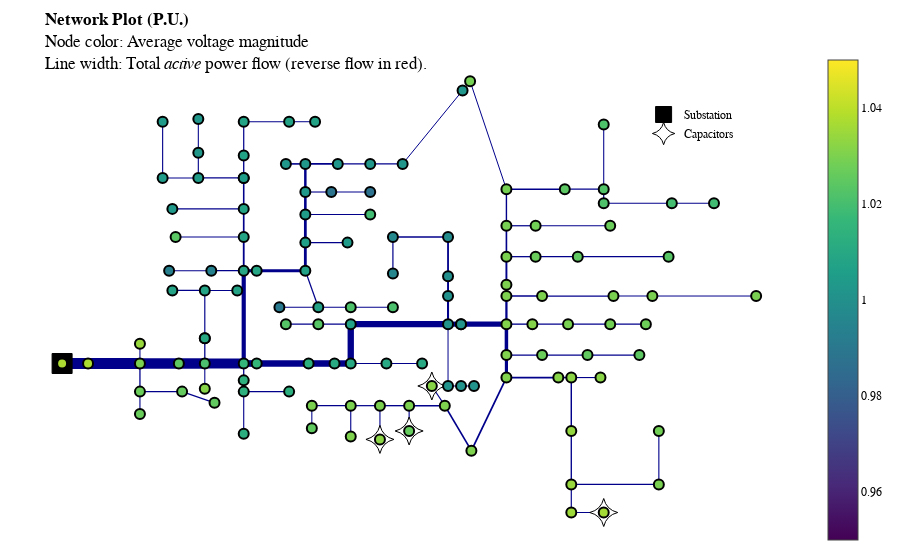

This figure's notebook cell:
### Markdown cell above
Run a power flow on the IEEE 123 bus system with no control variables.

### Code cell
case = DistOPFCase(data_path="ieee123", objective_function="loss_min",v_max=1.1, v_min=0.95, save_plots=False, show_plots=False)
case.run()
case.plot_network()

### Figure 1 — Plotly figure (JSON) as saved in the notebook; plotly's stock layout.template omitted (floating-point values rounded to 4 significant figures; data arrays with more than 128 entries replaced by an {"elided": "..."} marker saying what was removed)
{"data": [{"line": {"color": "darkblue", "dash": "solid", "width": 11.0}, "mode": "lines", "showlegend": false, "x": [-0.8612, -0.8612], "y": [-0.2909, -0.2909], "type": "scatter"}, {"line": {"color": "darkblue", "dash": "solid", "width": 11.0}, "mode": "lines", "showlegend": false, "x": [-0.8612, -0.7916], "y": [-0.2909, -0.2909], "type": "scatter"}, {"line": {"color": "darkblue", "dash": "solid", "width": 11.0}, "mode": "lines", "showlegend": false, "x": [-0.7916, -0.6524], "y": [-0.2909, -0.2909], "type": "scatter"}, {"line": {"color": "darkblue", "dash": "solid", "width": 1.057}, "mode": "lines", "showlegend": false, "x": [-0.6524, -0.6524], "y": [-0.2909, -0.2009], "type": "scatter"}, {"line": {"color": "darkblue", "dash": "solid", "width": 1.292}, "mode": "lines", "showlegend": false, "x": [-0.6524, -0.6524], "y": [-0.2909, -0.4195], "type": "scatter"}, {"line": {"color": "darkblue", "dash": "solid", "width": 10.54}, "mode": "lines", "showlegend": false, "x": [-0.6524, -0.5481], "y": [-0.2909, -0.2909], "type": "scatter"}, {"line": {"color": "darkblue", "dash": "solid", "width": 1.114}, "mode": "lines", "showlegend": false, "x": [-0.6524, -0.6524], "y": [-0.4195, -0.5224], "type": "scatter"}, {"line": {"color": "darkblue", "dash": "solid", "width": 1.178}, "mode": "lines", "showlegend": false, "x": [-0.6524, -0.5394], "y": [-0.4195, -0.4195], "type": "scatter"}, {"line": {"color": "darkblue", "dash": "solid", "width": 1.12}, "mode": "lines", "showlegend": false, "x": [-0.5394, -0.4524], "y": [-0.4195, -0.4709], "type": "scatter"}, {"line": {"color": "darkblue", "dash": "solid", "width": 10.48}, "mode": "lines", "showlegend": false, "x": [-0.5481, -0.4785], "y": [-0.2909, -0.2909], "type": "scatter"}, {"line": {"color": "darkblue", "dash": "solid", "width": 1.057}, "mode": "lines", "showlegend": false, "x": [-0.4785, -0.4785], "y": [-0.2909, -0.4067], "type": "scatter"}, {"line": {"color": "darkblue", "dash": "solid", "width": 1.287}, "mode": "lines", "showlegend": false, "x": [-0.4785, -0.4785], "y": [-0.2909, -0.1752], "type": "scatter"}, {"line": {"color": "darkblue", "dash": "solid", "width": 10.14}, "mode": "lines", "showlegend": false, "x": [-0.4785, -0.3741], "y": [-0.2909, -0.2909], "type": "scatter"}, {"line": {"color": "darkblue", "dash": "solid", "width": 1.173}, "mode": "lines", "showlegend": false, "x": [-0.4785, -0.4785], "y": [-0.1752, -0.1752], "type": "scatter"}, {"line": {"color": "darkblue", "dash": "solid", "width": 1.173}, "mode": "lines", "showlegend": false, "x": [-0.4785, -0.4785], "y": [-0.1752, 0.04337], "type": "scatter"}, {"line": {"color": "darkblue", "dash": "solid", "width": 1.288}, "mode": "lines", "showlegend": false, "x": [-0.3741, -0.3741], "y": [-0.2909, -0.3681], "type": "scatter"}, {"line": {"color": "darkblue", "dash": "solid", "width": 4.181}, "mode": "lines", "showlegend": false, "x": [-0.3741, -0.3741], "y": [-0.2909, 0.1334], "type": "scatter"}, {"line": {"color": "darkblue", "dash": "solid", "width": 1.115}, "mode": "lines", "showlegend": false, "x": [-0.4785, -0.5655], "y": [0.04337, 0.04337], "type": "scatter"}, {"line": {"color": "darkblue", "dash": "solid", "width": 1.057}, "mode": "lines", "showlegend": false, "x": [-0.4785, -0.3915], "y": [0.04337, 0.04337], "type": "scatter"}, {"line": {"color": "darkblue", "dash": "solid", "width": 1.171}, "mode": "lines", "showlegend": false, "x": [-0.3741, -0.3741], "y": [-0.3681, -0.4195], "type": "scatter"}, {"line": {"color": "darkblue", "dash": "solid", "width": 1.114}, "mode": "lines", "showlegend": false, "x": [-0.3741, -0.3741], "y": [-0.4195, -0.6124], "type": "scatter"}, {"line": {"color": "darkblue", "dash": "solid", "width": 1.057}, "mode": "lines", "showlegend": false, "x": [-0.3741, -0.2524], "y": [-0.4195, -0.4195], "type": "scatter"}, {"line": {"color": "darkblue", "dash": "solid", "width": 1.227}, "mode": "lines", "showlegend": false, "x": [-0.3741, -0.4611], "y": [0.1334, 0.1334], "type": "scatter"}, {"line": {"color": "darkblue", "dash": "solid", "width": 1.8}, "mode": "lines", "showlegend": false, "x": [-0.3741, -0.3741], "y": [0.1334, 0.2877], "type": "scatter"}, {"line": {"color": "darkblue", "dash": "solid", "width": 1.113}, "mode": "lines", "showlegend": false, "x": [-0.4611, -0.5742], "y": [0.1334, 0.1334], "type": "scatter"}, {"line": {"color": "darkblue", "dash": "solid", "width": 1.12}, "mode": "lines", "showlegend": false, "x": [-0.3741, -0.5568], "y": [0.2877, 0.2877], "type": "scatter"}, {"line": {"color": "darkblue", "dash": "solid", "width": 1.681}, "mode": "lines", "showlegend": false, "x": [-0.3741, -0.3741], "y": [0.2877, 0.4162], "type": "scatter"}, {"line": {"color": "darkblue", "dash": "solid", "width": 1.114}, "mode": "lines", "showlegend": false, "x": [-0.3741, -0.5655], "y": [0.4162, 0.4162], "type": "scatter"}, {"line": {"color": "darkblue", "dash": "solid", "width": 1.567}, "mode": "lines", "showlegend": false, "x": [-0.3741, -0.3741], "y": [0.4162, 0.5577], "type": "scatter"}, {"line": {"color": "darkblue", "dash": "solid", "width": 1.228}, "mode": "lines", "showlegend": false, "x": [-0.3741, -0.3741], "y": [0.5577, 0.5577], "type": "scatter"}, {"line": {"color": "darkblue", "dash": "solid", "width": 1.228}, "mode": "lines", "showlegend": false, "x": [-0.3741, -0.4959], "y": [0.5577, 0.5577], "type": "scatter"}, {"line": {"color": "darkblue", "dash": "solid", "width": 1.339}, "mode": "lines", "showlegend": false, "x": [-0.3741, -0.3741], "y": [0.5577, 0.6606], "type": "scatter"}, {"line": {"color": "darkblue", "dash": "solid", "width": 1.114}, "mode": "lines", "showlegend": false, "x": [-0.4959, -0.5916], "y": [0.5577, 0.5577], "type": "scatter"}, {"line": {"color": "darkblue", "dash": "solid", "width": 1.114}, "mode": "lines", "showlegend": false, "x": [-0.4959, -0.4959], "y": [0.5577, 0.6734], "type": "scatter"}, {"line": {"color": "darkblue", "dash": "solid", "width": 1.114}, "mode": "lines", "showlegend": false, "x": [-0.5916, -0.5916], "y": [0.5577, 0.8148], "type": "scatter"}, {"line": {"color": "darkblue", "dash": "solid", "width": 1.226}, "mode": "lines", "showlegend": false, "x": [-0.3741, -0.3741], "y": [0.6606, 0.8148], "type": "scatter"}, {"line": {"color": "darkblue", "dash": "solid", "width": 1.114}, "mode": "lines", "showlegend": false, "x": [-0.3741, -0.2524], "y": [0.8148, 0.8148], "type": "scatter"}, {"line": {"color": "darkblue", "dash": "solid", "width": 1.0}, "mode": "lines", "showlegend": false, "x": [-0.2524, -0.1828], "y": [0.8148, 0.8148], "type": "scatter"}, {"line": {"color": "darkblue", "dash": "solid", "width": 1.057}, "mode": "lines", "showlegend": false, "x": [-0.4959, -0.4959], "y": [0.6734, 0.8277], "type": "scatter"}, {"line": {"color": "darkblue", "dash": "solid", "width": 3.154}, "mode": "lines", "showlegend": false, "x": [-0.3394, -0.2089], "y": [0.1334, 0.1334], "type": "scatter"}, {"line": {"color": "darkblue", "dash": "solid", "width": 1.226}, "mode": "lines", "showlegend": false, "x": [-0.2089, -0.1741], "y": [0.1334, -0.03378], "type": "scatter"}, {"line": {"color": "darkblue", "dash": "solid", "width": 2.814}, "mode": "lines", "showlegend": false, "x": [-0.2089, -0.2089], "y": [0.1334, 0.262], "type": "scatter"}, {"line": {"color": "darkblue", "dash": "solid", "width": 1.111}, "mode": "lines", "showlegend": false, "x": [-0.1741, -0.2785], "y": [-0.03378, -0.03378], "type": "scatter"}, {"line": {"color": "darkblue", "dash": "solid", "width": 1.115}, "mode": "lines", "showlegend": false, "x": [-0.1741, -0.08714], "y": [-0.03378, -0.03378], "type": "scatter"}, {"line": {"color": "darkblue", "dash": "solid", "width": 1.057}, "mode": "lines", "showlegend": false, "x": [-0.08714, 0.02593], "y": [-0.03378, -0.03378], "type": "scatter"}, {"line": {"color": "darkblue", "dash": "solid", "width": 1.057}, "mode": "lines", "showlegend": false, "x": [-0.2089, -0.09583], "y": [0.262, 0.262], "type": "scatter"}, {"line": {"color": "darkblue", "dash": "solid", "width": 2.757}, "mode": "lines", "showlegend": false, "x": [-0.2089, -0.2089], "y": [0.262, 0.3905], "type": "scatter"}, {"line": {"color": "darkblue", "dash": "solid", "width": 1.119}, "mode": "lines", "showlegend": false, "x": [-0.2089, -0.03495], "y": [0.3905, 0.3905], "type": "scatter"}, {"line": {"color": "darkblue", "dash": "solid", "width": 2.581}, "mode": "lines", "showlegend": false, "x": [-0.2089, -0.2089], "y": [0.3905, 0.4934], "type": "scatter"}, {"line": {"color": "darkblue", "dash": "solid", "width": 1.113}, "mode": "lines", "showlegend": false, "x": [-0.2089, -0.1393], "y": [0.4934, 0.4934], "type": "scatter"}, {"line": {"color": "darkblue", "dash": "solid", "width": 2.468}, "mode": "lines", "showlegend": false, "x": [-0.2089, -0.2089], "y": [0.4934, 0.622], "type": "scatter"}, {"line": {"color": "darkblue", "dash": "solid", "width": 1.057}, "mode": "lines", "showlegend": false, "x": [-0.1393, -0.03495], "y": [0.4934, 0.4934], "type": "scatter"}, {"line": {"color": "darkblue", "dash": "solid", "width": 1.599}, "mode": "lines", "showlegend": false, "x": [-0.2089, -0.2611], "y": [0.622, 0.622], "type": "scatter"}, {"line": {"color": "darkblue", "dash": "solid", "width": 1.57}, "mode": "lines", "showlegend": false, "x": [-0.2089, -0.1219], "y": [0.622, 0.622], "type": "scatter"}, {"line": {"color": "darkblue", "dash": "solid", "width": 1.171}, "mode": "lines", "showlegend": false, "x": [-0.1219, -0.03495], "y": [0.622, 0.622], "type": "scatter"}, {"line": {"color": "darkblue", "dash": "solid", "width": 1.057}, "mode": "lines", "showlegend": false, "x": [-0.03495, 0.05202], "y": [0.622, 0.622], "type": "scatter"}, {"line": {"color": "darkblue", "dash": "solid", "width": 1.0}, "mode": "lines", "showlegend": false, "x": [0.05202, 0.2127], "y": [0.622, 0.9578], "type": "scatter"}, {"line": {"color": "darkblue", "dash": "solid", "width": 6.668}, "mode": "lines", "showlegend": false, "x": [-0.3394, -0.2002], "y": [-0.2909, -0.2909], "type": "scatter"}, {"line": {"color": "darkblue", "dash": "solid", "width": 6.554}, "mode": "lines", "showlegend": false, "x": [-0.2002, -0.1306], "y": [-0.2909, -0.2909], "type": "scatter"}, {"line": {"color": "darkblue", "dash": "solid", "width": 6.44}, "mode": "lines", "showlegend": false, "x": [-0.1306, -0.08714], "y": [-0.2909, -0.2909], "type": "scatter"}, {"line": {"color": "darkblue", "dash": "solid", "width": 1.113}, "mode": "lines", "showlegend": false, "x": [-0.08714, 0.008531], "y": [-0.2909, -0.2909], "type": "scatter"}, {"line": {"color": "darkblue", "dash": "solid", "width": 6.327}, "mode": "lines", "showlegend": false, "x": [-0.08714, -0.08714], "y": [-0.2909, -0.1109], "type": "scatter"}, {"line": {"color": "darkblue", "dash": "solid", "width": 1.057}, "mode": "lines", "showlegend": false, "x": [0.008531, 0.1042], "y": [-0.2909, -0.2909], "type": "scatter"}, {"line": {"color": "darkblue", "dash": "solid", "width": 1.115}, "mode": "lines", "showlegend": false, "x": [-0.08714, -0.1741], "y": [-0.1109, -0.1109], "type": "scatter"}, {"line": {"color": "darkblue", "dash": "solid", "width": 6.212}, "mode": "lines", "showlegend": false, "x": [-0.08714, 0.1738], "y": [-0.1109, -0.1109], "type": "scatter"}, {"line": {"color": "darkblue", "dash": "solid", "width": 1.057}, "mode": "lines", "showlegend": false, "x": [-0.1741, -0.2611], "y": [-0.1109, -0.1109], "type": "scatter"}, {"line": {"color": "darkblue", "dash": "solid", "width": 1.0}, "mode": "lines", "showlegend": false, "x": [0.1738, 0.1738], "y": [-0.1109, -0.3938], "type": "scatter"}, {"line": {"color": "darkblue", "dash": "solid", "width": 2.051}, "mode": "lines", "showlegend": false, "x": [0.1738, 0.1738], "y": [-0.1109, 0.01765], "type": "scatter"}, {"line": {"color": "darkblue", "dash": "solid", "width": 1.938}, "mode": "lines", "showlegend": false, "x": [0.1738, 0.1738], "y": [0.01765, 0.1077], "type": "scatter"}, {"line": {"color": "darkblue", "dash": "solid", "width": 1.824}, "mode": "lines", "showlegend": false, "x": [0.1738, 0.1738], "y": [0.1077, 0.2877], "type": "scatter"}, {"line": {"color": "darkblue", "dash": "solid", "width": 1.607}, "mode": "lines", "showlegend": false, "x": [0.1738, 0.02593], "y": [0.2877, 0.2877], "type": "scatter"}, {"line": {"color": "darkblue", "dash": "solid", "width": 1.214}, "mode": "lines", "showlegend": false, "x": [0.02593, 0.02593], "y": [0.2877, 0.1205], "type": "scatter"}, {"line": {"color": "darkblue", "dash": "solid", "width": 5.103}, "mode": "lines", "showlegend": false, "x": [0.2086, 0.3303], "y": [-0.1109, -0.1109], "type": "scatter"}, {"line": {"color": "darkblue", "dash": "solid", "width": 1.342}, "mode": "lines", "showlegend": false, "x": [0.3303, 0.3999], "y": [-0.1109, -0.1109], "type": "scatter"}, {"line": {"color": "darkblue", "dash": "solid", "width": 3.498}, "mode": "lines", "showlegend": false, "x": [0.3303, 0.3303], "y": [-0.1109, -0.2524], "type": "scatter"}, {"line": {"color": "darkblue", "dash": "solid", "width": 2.264}, "mode": "lines", "showlegend": false, "x": [0.3303, 0.3303], "y": [-0.1109, 0.01765], "type": "scatter"}, {"line": {"color": "darkblue", "dash": "solid", "width": 1.285}, "mode": "lines", "showlegend": false, "x": [0.3999, 0.4956], "y": [-0.1109, -0.1109], "type": "scatter"}, {"line": {"color": "darkblue", "dash": "solid", "width": 1.171}, "mode": "lines", "showlegend": false, "x": [0.4956, 0.6086], "y": [-0.1109, -0.1109], "type": "scatter"}, {"line": {"color": "darkblue", "dash": "solid", "width": 1.114}, "mode": "lines", "showlegend": false, "x": [0.6086, 0.7043], "y": [-0.1109, -0.1109], "type": "scatter"}, {"line": {"color": "darkblue", "dash": "solid", "width": 1.347}, "mode": "lines", "showlegend": false, "x": [0.3303, 0.426], "y": [-0.2524, -0.2524], "type": "scatter"}, {"line": {"color": "darkblue", "dash": "solid", "width": 3.151}, "mode": "lines", "showlegend": false, "x": [0.3303, 0.3303], "y": [-0.2524, -0.3552], "type": "scatter"}, {"line": {"color": "darkblue", "dash": "solid", "width": 1.233}, "mode": "lines", "showlegend": false, "x": [0.426, 0.5478], "y": [-0.2524, -0.2524], "type": "scatter"}, {"line": {"color": "darkblue", "dash": "solid", "width": 1.114}, "mode": "lines", "showlegend": false, "x": [0.5478, 0.6869], "y": [-0.2524, -0.2524], "type": "scatter"}, {"line": {"color": "darkblue", "dash": "solid", "width": 1.69}, "mode": "lines", "showlegend": false, "x": [0.3303, 0.4695], "y": [-0.3552, -0.3552], "type": "scatter"}, {"line": {"color": "darkblue", "dash": "solid", "width": 1.744}, "mode": "lines", "showlegend": false, "x": [0.3303, 0.2364], "y": [-0.3552, -0.6895], "type": "scatter"}, {"line": {"color": "darkblue", "dash": "solid", "width": 1.577}, "mode": "lines", "showlegend": false, "x": [0.4695, 0.5043], "y": [-0.3552, -0.3552], "type": "scatter"}, {"line": {"color": "darkblue", "dash": "solid", "width": 1.121}, "mode": "lines", "showlegend": false, "x": [0.5043, 0.5825], "y": [-0.3552, -0.3552], "type": "scatter"}, {"line": {"color": "darkblue", "dash": "solid", "width": 1.456}, "mode": "lines", "showlegend": false, "x": [0.5043, 0.5043], "y": [-0.3552, -0.5995], "type": "scatter"}, {"line": {"color": "darkblue", "dash": "solid", "width": 1.342}, "mode": "lines", "showlegend": false, "x": [0.5043, 0.5043], "y": [-0.5995, -0.8438], "type": "scatter"}, {"line": {"color": "darkblue", "dash": "solid", "width": 1.171}, "mode": "lines", "showlegend": false, "x": [0.5043, 0.5043], "y": [-0.8438, -0.9724], "type": "scatter"}, {"line": {"color": "darkblue", "dash": "solid", "width": 1.171}, "mode": "lines", "showlegend": false, "x": [0.5043, 0.7391], "y": [-0.8438, -0.8438], "type": "scatter"}, {"line": {"color": "darkblue", "dash": "solid", "width": 1.057}, "mode": "lines", "showlegend": false, "x": [0.5043, 0.5912], "y": [-0.9724, -0.9724], "type": "scatter"}, {"line": {"color": "darkblue", "dash": "solid", "width": 1.114}, "mode": "lines", "showlegend": false, "x": [0.7391, 0.7391], "y": [-0.8438, -0.5995], "type": "scatter"}, {"line": {"color": "darkblue", "dash": "solid", "width": 1.687}, "mode": "lines", "showlegend": false, "x": [0.2364, 0.1651], "y": [-0.6895, -0.4838], "type": "scatter"}, {"line": {"color": "darkblue", "dash": "solid", "width": 1.114}, "mode": "lines", "showlegend": false, "x": [0.1651, 0.1303], "y": [-0.4838, -0.3938], "type": "scatter"}, {"line": {"color": "darkblue", "dash": "solid", "width": 1.459}, "mode": "lines", "showlegend": false, "x": [0.1651, 0.06941], "y": [-0.4838, -0.4838], "type": "scatter"}, {"line": {"color": "darkblue", "dash": "solid", "width": 1.117}, "mode": "lines", "showlegend": false, "x": [0.06941, 0.06941], "y": [-0.4838, -0.5995], "type": "scatter"}, {"line": {"color": "darkblue", "dash": "solid", "width": 1.342}, "mode": "lines", "showlegend": false, "x": [0.06941, -0.008863], "y": [-0.4838, -0.4838], "type": "scatter"}, {"line": {"color": "darkblue", "dash": "solid", "width": 1.114}, "mode": "lines", "showlegend": false, "x": [-0.008863, -0.008863], "y": [-0.4838, -0.6381], "type": "scatter"}, {"line": {"color": "darkblue", "dash": "solid", "width": 1.228}, "mode": "lines", "showlegend": false, "x": [-0.008863, -0.08714], "y": [-0.4838, -0.4838], "type": "scatter"}, {"line": {"color": "darkblue", "dash": "solid", "width": 1.114}, "mode": "lines", "showlegend": false, "x": [-0.08714, -0.08714], "y": [-0.4838, -0.6252], "type": "scatter"}, {"line": {"color": "darkblue", "dash": "solid", "width": 1.114}, "mode": "lines", "showlegend": false, "x": [-0.08714, -0.1915], "y": [-0.4838, -0.4838], "type": "scatter"}, {"line": {"color": "darkblue", "dash": "solid", "width": 1.057}, "mode": "lines", "showlegend": false, "x": [-0.1915, -0.1915], "y": [-0.4838, -0.5867], "type": "scatter"}, {"line": {"color": "darkblue", "dash": "solid", "width": 1.348}, "mode": "lines", "showlegend": false, "x": [0.3303, 0.426], "y": [0.01765, 0.01765], "type": "scatter"}, {"line": {"color": "darkblue", "dash": "solid", "width": 1.234}, "mode": "lines", "showlegend": false, "x": [0.426, 0.6173], "y": [0.01765, 0.01765], "type": "scatter"}, {"line": {"color": "darkblue", "dash": "solid", "width": 1.12}, "mode": "lines", "showlegend": false, "x": [0.6173, 0.7217], "y": [0.01765, 0.01765], "type": "scatter"}, {"line": {"color": "darkblue", "dash": "solid", "width": 1.0}, "mode": "lines", "showlegend": false, "x": [0.7217, 1.0], "y": [0.01765, 0.01765], "type": "scatter"}, {"line": {"color": "darkblue", "dash": "solid", "width": 1.916}, "mode": "lines", "showlegend": false, "x": [0.3303, 0.3303], "y": [0.01765, 0.06908], "type": "scatter"}, {"line": {"color": "darkblue", "dash": "solid", "width": 1.916}, "mode": "lines", "showlegend": false, "x": [0.3303, 0.3303], "y": [0.06908, 0.1977], "type": "scatter"}, {"line": {"color": "darkblue", "dash": "solid", "width": 1.285}, "mode": "lines", "showlegend": false, "x": [0.3303, 0.4086], "y": [0.1977, 0.1977], "type": "scatter"}, {"line": {"color": "darkblue", "dash": "solid", "width": 1.631}, "mode": "lines", "showlegend": false, "x": [0.3303, 0.3303], "y": [0.1977, 0.3391], "type": "scatter"}, {"line": {"color": "darkblue", "dash": "solid", "width": 1.228}, "mode": "lines", "showlegend": false, "x": [0.4086, 0.5217], "y": [0.1977, 0.1977], "type": "scatter"}, {"line": {"color": "darkblue", "dash": "solid", "width": 1.114}, "mode": "lines", "showlegend": false, "x": [0.5217, 0.7652], "y": [0.1977, 0.1977], "type": "scatter"}, {"line": {"color": "darkblue", "dash": "solid", "width": 1.228}, "mode": "lines", "showlegend": false, "x": [0.3303, 0.4086], "y": [0.3391, 0.3391], "type": "scatter"}, {"line": {"color": "darkblue", "dash": "solid", "width": 1.403}, "mode": "lines", "showlegend": false, "x": [0.3303, 0.3303], "y": [0.3391, 0.5063], "type": "scatter"}, {"line": {"color": "darkblue", "dash": "solid", "width": 1.114}, "mode": "lines", "showlegend": false, "x": [0.4086, 0.6086], "y": [0.3391, 0.3391], "type": "scatter"}, {"line": {"color": "darkblue", "dash": "solid", "width": 1.403}, "mode": "lines", "showlegend": false, "x": [0.3303, 0.4869], "y": [0.5063, 0.5063], "type": "scatter"}, {"line": {"color": "darkblue", "dash": "solid", "width": 1.0}, "mode": "lines", "showlegend": false, "x": [0.3303, 0.2329], "y": [0.5063, 1.0], "type": "scatter"}, {"line": {"color": "darkblue", "dash": "solid", "width": 1.289}, "mode": "lines", "showlegend": false, "x": [0.4869, 0.5912], "y": [0.5063, 0.5063], "type": "scatter"}, {"line": {"color": "darkblue", "dash": "solid", "width": 1.057}, "mode": "lines", "showlegend": false, "x": [0.5912, 0.5912], "y": [0.5063, 0.802], "type": "scatter"}, {"line": {"color": "darkblue", "dash": "solid", "width": 1.232}, "mode": "lines", "showlegend": false, "x": [0.5912, 0.5912], "y": [0.5063, 0.442], "type": "scatter"}, {"line": {"color": "darkblue", "dash": "solid", "width": 1.174}, "mode": "lines", "showlegend": false, "x": [0.5912, 0.7739], "y": [0.442, 0.442], "type": "scatter"}, {"line": {"color": "darkblue", "dash": "solid", "width": 1.057}, "mode": "lines", "showlegend": false, "x": [0.7739, 0.8869], "y": [0.442, 0.442], "type": "scatter"}, {"line": {"color": "darkblue", "dash": "solid", "width": 3.154}, "mode": "lines", "showlegend": false, "x": [-0.3741, -0.3394], "y": [0.1334, 0.1334], "type": "scatter"}, {"line": {"color": "darkblue", "dash": "solid", "width": 6.668}, "mode": "lines", "showlegend": false, "x": [-0.3741, -0.3394], "y": [-0.2909, -0.2909], "type": "scatter"}, {"line": {"color": "darkblue", "dash": "solid", "width": 5.103}, "mode": "lines", "showlegend": false, "x": [0.2086, 0.2086], "y": [-0.1109, -0.1109], "type": "scatter"}, {"line": {"color": "darkblue", "dash": "solid", "width": 5.103}, "mode": "lines", "showlegend": false, "x": [0.1738, 0.2086], "y": [-0.1109, -0.1109], "type": "scatter"}, {"line": {"color": "darkblue", "dash": "solid", "width": 1.0}, "mode": "lines", "showlegend": false, "x": [0.1738, 0.2086], "y": [-0.3938, -0.3938], "type": "scatter"}, {"line": {"color": "darkblue", "dash": "solid", "width": 1.0}, "mode": "lines", "showlegend": false, "x": [0.2086, 0.2434], "y": [-0.3938, -0.3938], "type": "scatter"}, {"hoverinfo": "none", "marker": {"color": "black", "line": {"color": "black", "width": 1}, "size": 20, "symbol": "square"}, "mode": "markers", "name": "Substation", "showlegend": true, "x": [-0.8612], "y": [-0.2909], "type": "scatter"}, {"hoverinfo": "none", "marker": {"color": "orange", "line": {"color": "black", "width": 0.5}, "size": 10, "symbol": "star-triangle-up"}, "mode": "markers", "name": "Reverse Power Flow", "showlegend": true, "x": [], "y": [], "type": "scatter"}, {"hoverinfo": "none", "marker": {"color": "white", "line": {"color": "black", "width": 1}, "size": 20, "symbol": "star-diamond"}, "mode": "markers", "name": "Capacitors", "showlegend": true, "x": [0.5912, 0.1303, 0.06941, -0.008863], "y": [-0.9724, -0.3938, -0.5995, -0.6381], "type": "scatter"}, {"hoverinfo": "none", "marker": {"color": "white", "line": {"color": "black", "width": 1}, "size": 20, "symbol": "square"}, "mode": "markers", "name": "Generators", "showlegend": true, "x": [], "y": [], "type": "scatter"}, {"hovertemplate": "%{text}", "marker": {"cmax": 1.05, "cmin": 0.95, "color": {"elided": "130 float values"}, "colorscale": [[0.0, "#440154"], [0.1111, "#482878"], [0.2222, "#3e4989"], [0.3333, "#31688e"], [0.4444, "#26828e"], [0.5556, "#1f9e89"], [0.6667, "#35b779"], [0.7778, "#6ece58"], [0.8889, "#b5de2b"], [1.0, "#fde725"]], "line": {"color": "black", "width": 2.0}, "reversescale": false, "showscale": true, "size": 10}, "mode": "markers", "showlegend": false, "text": {"elided": "130 str values"}, "textposition": "top center", "x": {"elided": "130 float values"}, "y": {"elided": "130 float values"}, "type": "scatter"}], "layout": {"title": {"text": "<b>Network Plot (P.U.)</b><br>Node color: Average voltage magnitude<br>Line width: Total <i>active</i> power flow (reverse flow in red).", "font": {"color": "Black"}}, "legend": {"font": {"color": "Black"}, "bgcolor": "White", "x": 0.8, "y": 0.9}, "margin": {"t": 50, "b": 10, "l": 10, "r": 10}, "xaxis": {"visible": false}, "yaxis": {"visible": false}, "font": {"family": "Droid Sans Mono", "color": "Black"}, "plot_bgcolor": "White", "paper_bgcolor": "White"}}
